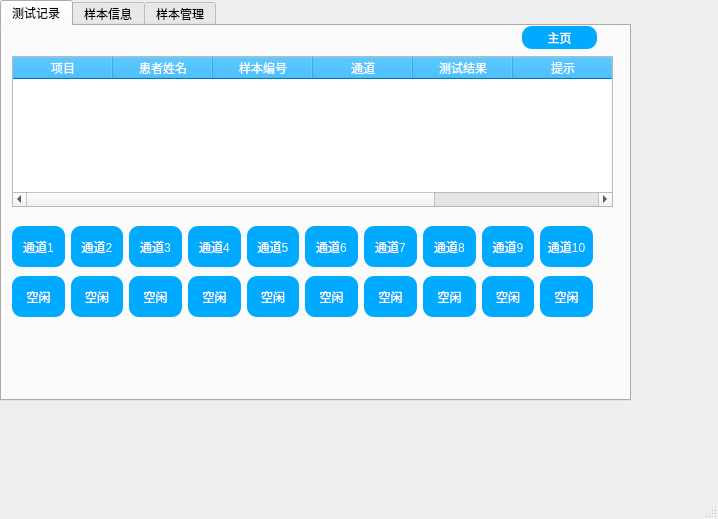
<?xml version="1.0" encoding="UTF-8"?>
<ui version="4.0">
 <class>MainWindow</class>
 <widget class="QMainWindow" name="MainWindow">
  <property name="geometry">
   <rect>
    <x>0</x>
    <y>0</y>
    <width>718</width>
    <height>519</height>
   </rect>
  </property>
  <property name="windowTitle">
   <string>MainWindow</string>
  </property>
  <widget class="QWidget" name="centralwidget">
   <widget class="QTabWidget" name="tabWidget">
    <property name="geometry">
     <rect>
      <x>0</x>
      <y>0</y>
      <width>631</width>
      <height>401</height>
     </rect>
    </property>
    <property name="styleSheet">
     <string notr="true"/>
    </property>
    <property name="currentIndex">
     <number>0</number>
    </property>
    <widget class="QWidget" name="tab">
     <attribute name="title">
      <string>测试记录</string>
     </attribute>
     <widget class="QTableWidget" name="tableWidget">
      <property name="geometry">
       <rect>
        <x>10</x>
        <y>30</y>
        <width>601</width>
        <height>151</height>
       </rect>
      </property>
      <property name="styleSheet">
       <string notr="true">QTableWidget::horizontalHeader QHeaderView::section {
  background-color: #00aaff; /* 变淡后的蓝色背景，透明度为50% */
    color: white;
}
</string>
      </property>
      <property name="columnCount">
       <number>7</number>
      </property>
      <column>
       <property name="text">
        <string>项目</string>
       </property>
      </column>
      <column>
       <property name="text">
        <string>患者姓名</string>
       </property>
      </column>
      <column>
       <property name="text">
        <string>样本编号</string>
       </property>
      </column>
      <column>
       <property name="text">
        <string>通道</string>
       </property>
      </column>
      <column>
       <property name="text">
        <string>测试结果</string>
       </property>
      </column>
      <column>
       <property name="text">
        <string>提示</string>
       </property>
      </column>
      <column>
       <property name="text">
        <string>测试时间</string>
       </property>
      </column>
     </widget>
     <widget class="QWidget" name="horizontalLayoutWidget">
      <property name="geometry">
       <rect>
        <x>10</x>
        <y>200</y>
        <width>581</width>
        <height>41</height>
       </rect>
      </property>
      <layout class="QHBoxLayout" name="horizontalLayout">
       <item>
        <widget class="QLabel" name="label">
         <property name="styleSheet">
          <string notr="true"> border-radius: 10px;
    background-color: #00aaff; /* 变淡后的蓝色背景，透明度为50% */
    color: white;</string>
         </property>
         <property name="text">
          <string>通道1</string>
         </property>
         <property name="alignment">
          <set>Qt::AlignCenter</set>
         </property>
        </widget>
       </item>
       <item>
        <widget class="QLabel" name="label_2">
         <property name="styleSheet">
          <string notr="true"> border-radius: 10px;
    background-color: #00aaff; /* 变淡后的蓝色背景，透明度为50% */
    color: white;</string>
         </property>
         <property name="text">
          <string>通道2</string>
         </property>
         <property name="alignment">
          <set>Qt::AlignCenter</set>
         </property>
        </widget>
       </item>
       <item>
        <widget class="QLabel" name="label_3">
         <property name="styleSheet">
          <string notr="true"> border-radius: 10px;
    background-color: #00aaff; /* 变淡后的蓝色背景，透明度为50% */
    color: white;</string>
         </property>
         <property name="text">
          <string>通道3</string>
         </property>
         <property name="alignment">
          <set>Qt::AlignCenter</set>
         </property>
        </widget>
       </item>
       <item>
        <widget class="QLabel" name="label_5">
         <property name="styleSheet">
          <string notr="true"> border-radius: 10px;
    background-color: #00aaff; /* 变淡后的蓝色背景，透明度为50% */
    color: white;</string>
         </property>
         <property name="text">
          <string>通道4</string>
         </property>
         <property name="alignment">
          <set>Qt::AlignCenter</set>
         </property>
        </widget>
       </item>
       <item>
        <widget class="QLabel" name="label_7">
         <property name="styleSheet">
          <string notr="true"> border-radius: 10px;
    background-color: #00aaff; /* 变淡后的蓝色背景，透明度为50% */
    color: white;</string>
         </property>
         <property name="text">
          <string>通道5</string>
         </property>
         <property name="alignment">
          <set>Qt::AlignCenter</set>
         </property>
        </widget>
       </item>
       <item>
        <widget class="QLabel" name="label_8">
         <property name="styleSheet">
          <string notr="true"> border-radius: 10px;
    background-color: #00aaff; /* 变淡后的蓝色背景，透明度为50% */
    color: white;</string>
         </property>
         <property name="text">
          <string>通道6</string>
         </property>
         <property name="alignment">
          <set>Qt::AlignCenter</set>
         </property>
        </widget>
       </item>
       <item>
        <widget class="QLabel" name="label_10">
         <property name="styleSheet">
          <string notr="true"> border-radius: 10px;
    background-color: #00aaff; /* 变淡后的蓝色背景，透明度为50% */
    color: white;</string>
         </property>
         <property name="text">
          <string>通道7</string>
         </property>
         <property name="alignment">
          <set>Qt::AlignCenter</set>
         </property>
        </widget>
       </item>
       <item>
        <widget class="QLabel" name="label_9">
         <property name="styleSheet">
          <string notr="true"> border-radius: 10px;
    background-color: #00aaff; /* 变淡后的蓝色背景，透明度为50% */
    color: white;</string>
         </property>
         <property name="text">
          <string>通道8</string>
         </property>
         <property name="alignment">
          <set>Qt::AlignCenter</set>
         </property>
        </widget>
       </item>
       <item>
        <widget class="QLabel" name="label_6">
         <property name="styleSheet">
          <string notr="true"> border-radius: 10px;
    background-color: #00aaff; /* 变淡后的蓝色背景，透明度为50% */
    color: white;</string>
         </property>
         <property name="text">
          <string>通道9</string>
         </property>
         <property name="alignment">
          <set>Qt::AlignCenter</set>
         </property>
        </widget>
       </item>
       <item>
        <widget class="QLabel" name="label_4">
         <property name="styleSheet">
          <string notr="true"> border-radius: 10px;
    background-color: #00aaff; /* 变淡后的蓝色背景，透明度为50% */
    color: white;</string>
         </property>
         <property name="text">
          <string>通道10</string>
         </property>
         <property name="alignment">
          <set>Qt::AlignCenter</set>
         </property>
        </widget>
       </item>
      </layout>
     </widget>
     <widget class="QWidget" name="horizontalLayoutWidget_2">
      <property name="geometry">
       <rect>
        <x>10</x>
        <y>250</y>
        <width>581</width>
        <height>41</height>
       </rect>
      </property>
      <layout class="QHBoxLayout" name="horizontalLayout_2">
       <item>
        <widget class="QPushButton" name="pushButton">
         <property name="sizePolicy">
          <sizepolicy hsizetype="Preferred" vsizetype="Preferred">
           <horstretch>0</horstretch>
           <verstretch>0</verstretch>
          </sizepolicy>
         </property>
         <property name="styleSheet">
          <string notr="true"> border-radius: 10px;
    background-color: #00aaff; /* 变淡后的蓝色背景，透明度为50% */
    color: white;</string>
         </property>
         <property name="text">
          <string>空闲</string>
         </property>
        </widget>
       </item>
       <item>
        <widget class="QPushButton" name="pushButton_5">
         <property name="sizePolicy">
          <sizepolicy hsizetype="Preferred" vsizetype="Preferred">
           <horstretch>0</horstretch>
           <verstretch>0</verstretch>
          </sizepolicy>
         </property>
         <property name="styleSheet">
          <string notr="true"> border-radius: 10px;
    background-color: #00aaff; /* 变淡后的蓝色背景，透明度为50% */
    color: white;</string>
         </property>
         <property name="text">
          <string>空闲</string>
         </property>
        </widget>
       </item>
       <item>
        <widget class="QPushButton" name="pushButton_2">
         <property name="sizePolicy">
          <sizepolicy hsizetype="Preferred" vsizetype="Preferred">
           <horstretch>0</horstretch>
           <verstretch>0</verstretch>
          </sizepolicy>
         </property>
         <property name="styleSheet">
          <string notr="true"> border-radius: 10px;
    background-color: #00aaff; /* 变淡后的蓝色背景，透明度为50% */
    color: white;</string>
         </property>
         <property name="text">
          <string>空闲</string>
         </property>
        </widget>
       </item>
       <item>
        <widget class="QPushButton" name="pushButton_10">
         <property name="sizePolicy">
          <sizepolicy hsizetype="Preferred" vsizetype="Preferred">
           <horstretch>0</horstretch>
           <verstretch>0</verstretch>
          </sizepolicy>
         </property>
         <property name="styleSheet">
          <string notr="true"> border-radius: 10px;
    background-color: #00aaff; /* 变淡后的蓝色背景，透明度为50% */
    color: white;</string>
         </property>
         <property name="text">
          <string>空闲</string>
         </property>
        </widget>
       </item>
       <item>
        <widget class="QPushButton" name="pushButton_9">
         <property name="sizePolicy">
          <sizepolicy hsizetype="Preferred" vsizetype="Preferred">
           <horstretch>0</horstretch>
           <verstretch>0</verstretch>
          </sizepolicy>
         </property>
         <property name="styleSheet">
          <string notr="true"> border-radius: 10px;
    background-color: #00aaff; /* 变淡后的蓝色背景，透明度为50% */
    color: white;</string>
         </property>
         <property name="text">
          <string>空闲</string>
         </property>
        </widget>
       </item>
       <item>
        <widget class="QPushButton" name="pushButton_7">
         <property name="sizePolicy">
          <sizepolicy hsizetype="Preferred" vsizetype="Preferred">
           <horstretch>0</horstretch>
           <verstretch>0</verstretch>
          </sizepolicy>
         </property>
         <property name="styleSheet">
          <string notr="true"> border-radius: 10px;
    background-color: #00aaff; /* 变淡后的蓝色背景，透明度为50% */
    color: white;</string>
         </property>
         <property name="text">
          <string>空闲</string>
         </property>
        </widget>
       </item>
       <item>
        <widget class="QPushButton" name="pushButton_8">
         <property name="sizePolicy">
          <sizepolicy hsizetype="Preferred" vsizetype="Preferred">
           <horstretch>0</horstretch>
           <verstretch>0</verstretch>
          </sizepolicy>
         </property>
         <property name="styleSheet">
          <string notr="true"> border-radius: 10px;
    background-color: #00aaff; /* 变淡后的蓝色背景，透明度为50% */
    color: white;</string>
         </property>
         <property name="text">
          <string>空闲</string>
         </property>
        </widget>
       </item>
       <item>
        <widget class="QPushButton" name="pushButton_6">
         <property name="sizePolicy">
          <sizepolicy hsizetype="Preferred" vsizetype="Preferred">
           <horstretch>0</horstretch>
           <verstretch>0</verstretch>
          </sizepolicy>
         </property>
         <property name="styleSheet">
          <string notr="true"> border-radius: 10px;
    background-color: #00aaff; /* 变淡后的蓝色背景，透明度为50% */
    color: white;</string>
         </property>
         <property name="text">
          <string>空闲</string>
         </property>
        </widget>
       </item>
       <item>
        <widget class="QPushButton" name="pushButton_3">
         <property name="sizePolicy">
          <sizepolicy hsizetype="Preferred" vsizetype="Preferred">
           <horstretch>0</horstretch>
           <verstretch>0</verstretch>
          </sizepolicy>
         </property>
         <property name="styleSheet">
          <string notr="true"> border-radius: 10px;
    background-color: #00aaff; /* 变淡后的蓝色背景，透明度为50% */
    color: white;</string>
         </property>
         <property name="text">
          <string>空闲</string>
         </property>
        </widget>
       </item>
       <item>
        <widget class="QPushButton" name="pushButton_4">
         <property name="sizePolicy">
          <sizepolicy hsizetype="Preferred" vsizetype="Preferred">
           <horstretch>0</horstretch>
           <verstretch>0</verstretch>
          </sizepolicy>
         </property>
         <property name="styleSheet">
          <string notr="true"> border-radius: 10px;
    background-color: #00aaff; /* 变淡后的蓝色背景，透明度为50% */
    color: white;</string>
         </property>
         <property name="text">
          <string>空闲</string>
         </property>
        </widget>
       </item>
      </layout>
     </widget>
     <widget class="QPushButton" name="mainButton">
      <property name="geometry">
       <rect>
        <x>520</x>
        <y>0</y>
        <width>75</width>
        <height>23</height>
       </rect>
      </property>
      <property name="styleSheet">
       <string notr="true"> border-radius: 10px;
    background-color: #00aaff; /* 变淡后的蓝色背景，透明度为50% */
    color: white;</string>
      </property>
      <property name="text">
       <string>主页</string>
      </property>
     </widget>
    </widget>
    <widget class="QWidget" name="tab_2">
     <attribute name="title">
      <string>样本信息</string>
     </attribute>
     <widget class="QWidget" name="gridLayoutWidget">
      <property name="geometry">
       <rect>
        <x>0</x>
        <y>0</y>
        <width>682</width>
        <height>221</height>
       </rect>
      </property>
      <layout class="QGridLayout" name="gridLayout">
       <item row="3" column="6">
        <widget class="QLabel" name="label_21">
         <property name="text">
          <string>审核医生：</string>
         </property>
        </widget>
       </item>
       <item row="4" column="6">
        <widget class="QLabel" name="label_20">
         <property name="text">
          <string>送检医生：</string>
         </property>
        </widget>
       </item>
       <item row="4" column="2">
        <widget class="QLabel" name="label_16">
         <property name="text">
          <string>样本编号：</string>
         </property>
        </widget>
       </item>
       <item row="0" column="8">
        <widget class="QPushButton" name="pushButton_11">
         <property name="text">
          <string>生成</string>
         </property>
        </widget>
       </item>
       <item row="3" column="2">
        <widget class="QLabel" name="label_15">
         <property name="text">
          <string>样本类型：</string>
         </property>
        </widget>
       </item>
       <item row="3" column="5">
        <widget class="QLineEdit" name="lineEdit_5"/>
       </item>
       <item row="4" column="5">
        <widget class="QLineEdit" name="lineEdit_4"/>
       </item>
       <item row="0" column="2">
        <widget class="QLabel" name="label_14">
         <property name="text">
          <string>测试项目：</string>
         </property>
        </widget>
       </item>
       <item row="4" column="0">
        <widget class="QLabel" name="label_13">
         <property name="text">
          <string>年龄：</string>
         </property>
        </widget>
       </item>
       <item row="0" column="4">
        <widget class="QLabel" name="label_18">
         <property name="text">
          <string>科室：</string>
         </property>
        </widget>
       </item>
       <item row="3" column="1">
        <widget class="QComboBox" name="comboBox">
         <item>
          <property name="text">
           <string>男</string>
          </property>
         </item>
         <item>
          <property name="text">
           <string>女</string>
          </property>
         </item>
        </widget>
       </item>
       <item row="0" column="0">
        <widget class="QLabel" name="label_11">
         <property name="text">
          <string>姓名：</string>
         </property>
        </widget>
       </item>
       <item row="4" column="1">
        <layout class="QHBoxLayout" name="horizontalLayout_3">
         <item>
          <widget class="QLineEdit" name="lineEdit_3"/>
         </item>
         <item>
          <widget class="QComboBox" name="comboBox_2">
           <item>
            <property name="text">
             <string>岁</string>
            </property>
           </item>
          </widget>
         </item>
        </layout>
       </item>
       <item row="3" column="8">
        <widget class="QPushButton" name="pushButton_12">
         <property name="text">
          <string>删除</string>
         </property>
        </widget>
       </item>
       <item row="0" column="6">
        <widget class="QLabel" name="label_22">
         <property name="text">
          <string>检验医生：</string>
         </property>
        </widget>
       </item>
       <item row="0" column="3">
        <widget class="QComboBox" name="comboBox_3"/>
       </item>
       <item row="4" column="3">
        <widget class="QLineEdit" name="lineEdit_2">
         <property name="text">
          <string>1</string>
         </property>
        </widget>
       </item>
       <item row="4" column="4">
        <widget class="QLabel" name="label_19">
         <property name="text">
          <string>ID号：</string>
         </property>
        </widget>
       </item>
       <item row="3" column="3">
        <widget class="QComboBox" name="comboBox_4">
         <item>
          <property name="text">
           <string>全血</string>
          </property>
         </item>
        </widget>
       </item>
       <item row="0" column="1">
        <widget class="QLineEdit" name="lineEdit"/>
       </item>
       <item row="3" column="0">
        <widget class="QLabel" name="label_12">
         <property name="text">
          <string>性别：</string>
         </property>
        </widget>
       </item>
       <item row="4" column="8">
        <widget class="QPushButton" name="pushButton_13">
         <property name="text">
          <string>清空</string>
         </property>
        </widget>
       </item>
       <item row="3" column="4">
        <widget class="QLabel" name="label_17">
         <property name="text">
          <string>住院号：</string>
         </property>
        </widget>
       </item>
       <item row="0" column="5">
        <widget class="QComboBox" name="comboBox_5">
         <item>
          <property name="text">
           <string>请选择......</string>
          </property>
         </item>
        </widget>
       </item>
       <item row="0" column="7">
        <widget class="QComboBox" name="comboBox_6">
         <item>
          <property name="text">
           <string>请选择......</string>
          </property>
         </item>
        </widget>
       </item>
       <item row="3" column="7">
        <widget class="QComboBox" name="comboBox_7">
         <item>
          <property name="text">
           <string>请选择......</string>
          </property>
         </item>
        </widget>
       </item>
       <item row="4" column="7">
        <widget class="QComboBox" name="comboBox_8">
         <item>
          <property name="text">
           <string>请选择......</string>
          </property>
         </item>
        </widget>
       </item>
      </layout>
     </widget>
     <widget class="QTableWidget" name="tableWidget_2">
      <property name="geometry">
       <rect>
        <x>0</x>
        <y>220</y>
        <width>601</width>
        <height>161</height>
       </rect>
      </property>
      <property name="styleSheet">
       <string notr="true">QTableWidget::horizontalHeader QHeaderView::section {
  background-color: #00aaff; /* 变淡后的蓝色背景，透明度为50% */
    color: white;
}
</string>
      </property>
      <property name="columnCount">
       <number>8</number>
      </property>
      <column>
       <property name="text">
        <string>样本编号</string>
       </property>
      </column>
      <column>
       <property name="text">
        <string>姓名</string>
       </property>
      </column>
      <column>
       <property name="text">
        <string>性别</string>
       </property>
      </column>
      <column>
       <property name="text">
        <string>样本类别</string>
       </property>
      </column>
      <column>
       <property name="text">
        <string>项目</string>
       </property>
      </column>
      <column>
       <property name="text">
        <string>批号</string>
       </property>
      </column>
      <column>
       <property name="text">
        <string>ID号</string>
       </property>
      </column>
      <column>
       <property name="text">
        <string>住院号</string>
       </property>
      </column>
     </widget>
    </widget>
    <widget class="QWidget" name="tab_3">
     <attribute name="title">
      <string>样本管理</string>
     </attribute>
     <widget class="QTableWidget" name="tableWidget_3">
      <property name="geometry">
       <rect>
        <x>20</x>
        <y>50</y>
        <width>601</width>
        <height>211</height>
       </rect>
      </property>
      <property name="sizePolicy">
       <sizepolicy hsizetype="Preferred" vsizetype="Expanding">
        <horstretch>0</horstretch>
        <verstretch>0</verstretch>
       </sizepolicy>
      </property>
      <property name="styleSheet">
       <string notr="true">QTableWidget::horizontalHeader QHeaderView::section {
  background-color: #00aaff; /* 变淡后的蓝色背景，透明度为50% */
    color: white;
}
</string>
      </property>
      <property name="columnCount">
       <number>6</number>
      </property>
      <column>
       <property name="text">
        <string>项目</string>
       </property>
      </column>
      <column>
       <property name="text">
        <string>批号</string>
       </property>
      </column>
      <column>
       <property name="text">
        <string>项目简称</string>
       </property>
      </column>
      <column>
       <property name="text">
        <string>反应时间</string>
       </property>
      </column>
      <column>
       <property name="text">
        <string>生成时间</string>
       </property>
      </column>
      <column>
       <property name="text">
        <string>有效期至</string>
       </property>
      </column>
     </widget>
     <widget class="QWidget" name="horizontalLayoutWidget_4">
      <property name="geometry">
       <rect>
        <x>80</x>
        <y>10</y>
        <width>381</width>
        <height>31</height>
       </rect>
      </property>
      <layout class="QHBoxLayout" name="horizontalLayout_4">
       <item>
        <widget class="QLabel" name="label_23">
         <property name="text">
          <string>默认项目：</string>
         </property>
        </widget>
       </item>
       <item>
        <widget class="QComboBox" name="comboBox_9">
         <item>
          <property name="text">
           <string>无</string>
          </property>
         </item>
        </widget>
       </item>
       <item>
        <widget class="QPushButton" name="pushButton_14">
         <property name="sizePolicy">
          <sizepolicy hsizetype="Preferred" vsizetype="Preferred">
           <horstretch>0</horstretch>
           <verstretch>0</verstretch>
          </sizepolicy>
         </property>
         <property name="styleSheet">
          <string notr="true"> border-radius: 10px;
    background-color: #00aaff; /* 变淡后的蓝色背景，透明度为50% */
    color: white;</string>
         </property>
         <property name="text">
          <string>二维码项目导入</string>
         </property>
        </widget>
       </item>
       <item>
        <widget class="QPushButton" name="pushButton_15">
         <property name="sizePolicy">
          <sizepolicy hsizetype="Preferred" vsizetype="Preferred">
           <horstretch>0</horstretch>
           <verstretch>0</verstretch>
          </sizepolicy>
         </property>
         <property name="styleSheet">
          <string notr="true"> border-radius: 10px;
    background-color: #00aaff; /* 变淡后的蓝色背景，透明度为50% */
    color: white;</string>
         </property>
         <property name="text">
          <string>U盘项目导入</string>
         </property>
        </widget>
       </item>
       <item>
        <widget class="QPushButton" name="pushButton_16">
         <property name="sizePolicy">
          <sizepolicy hsizetype="Preferred" vsizetype="Preferred">
           <horstretch>0</horstretch>
           <verstretch>0</verstretch>
          </sizepolicy>
         </property>
         <property name="styleSheet">
          <string notr="true"> border-radius: 10px;
    background-color: #00aaff; /* 变淡后的蓝色背景，透明度为50% */
    color: white;</string>
         </property>
         <property name="text">
          <string>项目删除</string>
         </property>
        </widget>
       </item>
      </layout>
     </widget>
    </widget>
   </widget>
  </widget>
  <widget class="QMenuBar" name="menubar">
   <property name="geometry">
    <rect>
     <x>0</x>
     <y>0</y>
     <width>718</width>
     <height>22</height>
    </rect>
   </property>
  </widget>
  <widget class="QStatusBar" name="statusbar"/>
 </widget>
 <resources/>
 <connections/>
</ui>
